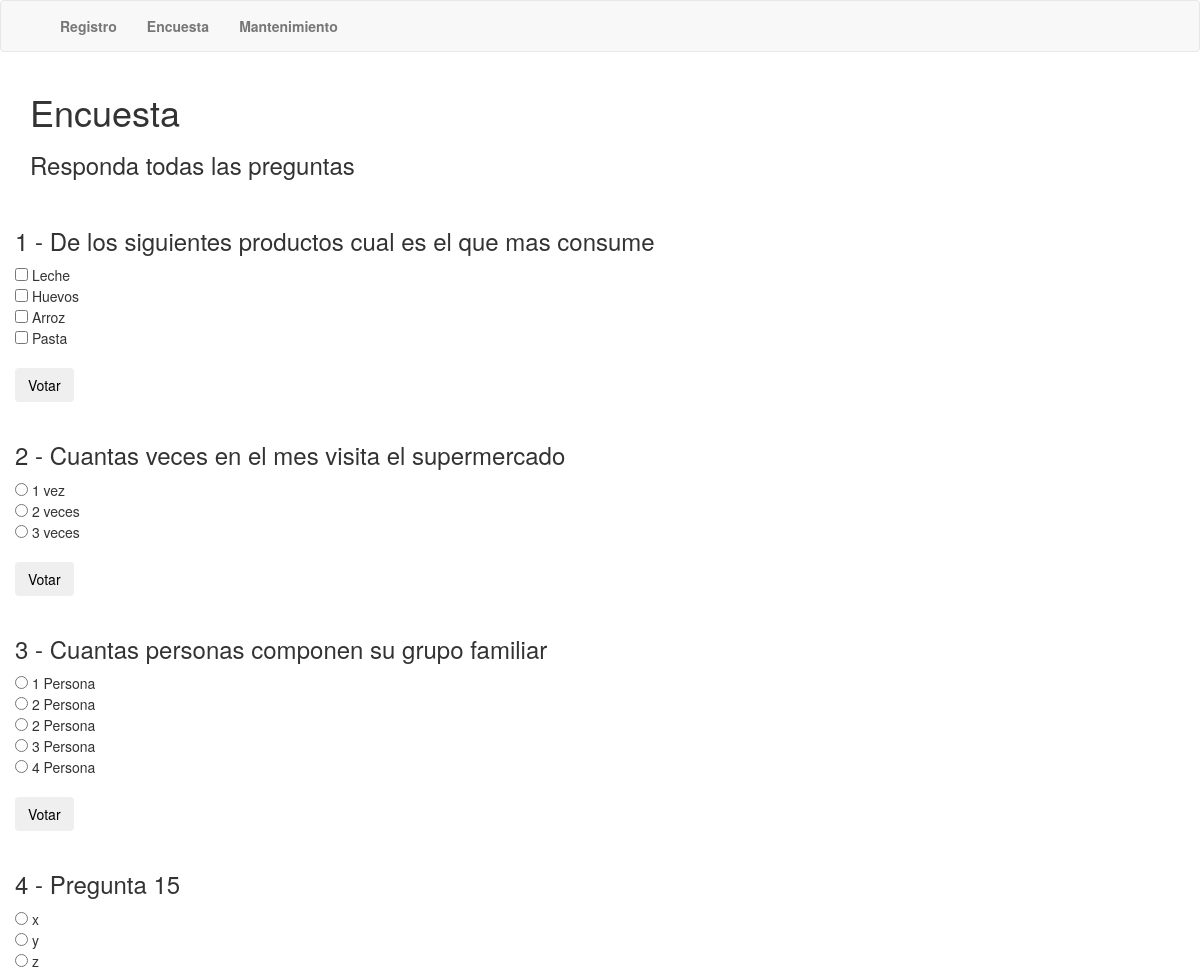
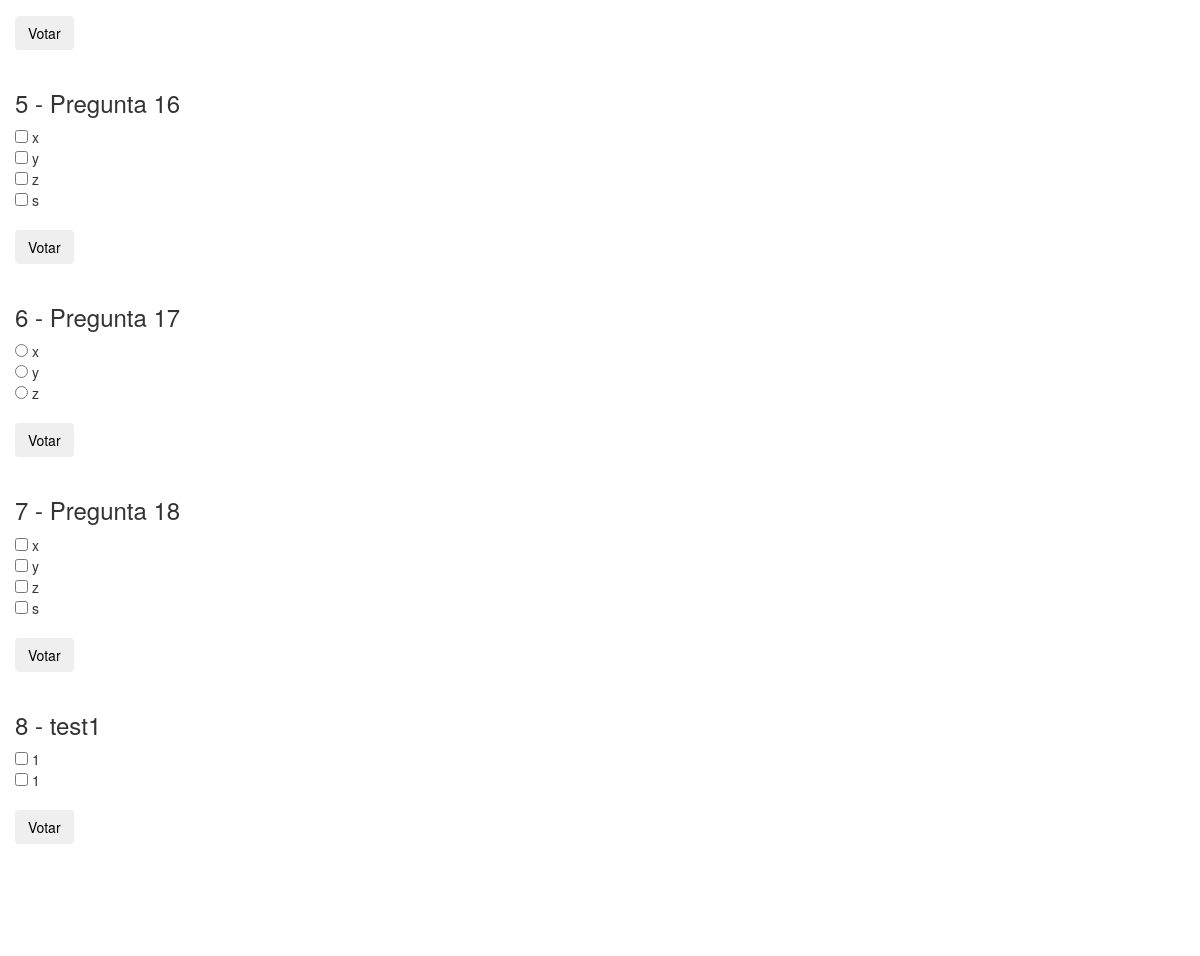
/Encuesta/encuesta.php, run on the app's committed database (2 pictures, top to bottom).
### tables this page shows
CREATE TABLE `preguntas` (
  `ID` smallint(5) UNSIGNED NOT NULL,
  `PREGUNTA` varchar(200) NOT NULL DEFAULT '',
  `TIPO` varchar(10) NOT NULL DEFAULT '',
  `OPCION1` varchar(100) NOT NULL DEFAULT '',
  `OPCION2` varchar(100) NOT NULL DEFAULT '',
  `OPCION3` varchar(100) DEFAULT NULL,
  `OPCION4` varchar(100) DEFAULT NULL,
  `OPCION5` varchar(100) DEFAULT NULL,
  `OPCION6` varchar(100) DEFAULT NULL
);

### Encuesta/encuesta.php (the view, shortened to what this page needs)
<HTML LANG="ES">
<HEAD>
	<Link REL="stylesheet" TYPE="TEXT/css" href="bootstrap/css/bootstrap.min.css">
</HEAD>
<body>
<?php include "navbar.php"; ?>
<div class="container">
	<div class="row">
		<div class="col-md-6">
			<H1>Encuesta</H1>
			<h3>Responda todas las preguntas</h3>
		</div>
	</div>
</div>
<?PHP
$conexion = mysqli_connect ("localhost","root","")
	or die ("No se puede conectar la base de datos");
mysqli_select_db ($conexion, "encuesta")
	or die("No se puede seleccionar la base de datos");
$instruccion = "CALL sp_listar_preguntas();";
$consulta = mysqli_query ($conexion, $instruccion)
	or die("Fallo en la consulta". mysqli_error($conexion));
$nfilas = mysqli_num_rows($consulta);
if($nfilas > 0)
{
	for ($i=1; $i<$nfilas; $i++)
	{
		$resultado = mysqli_fetch_array($consulta);
		print("<FORM action=votar.php method=POST>");
		print("<div class=container>");
		print("<div class=row>
		<br>");
		print ("<H3> " .$i ." - " .$resultado ['PREGUNTA'] . "</H3>");
		if ($resultado['OPCION1'] != "") {
		print ("<input name=" .$resultado ['TIPO'] . " id=" .$resultado ['TIPO'] . " value=1 type=" .$resultado ['TIPO'] . "> " .$resultado ['OPCION1'] . "<br>");
		}
		if ($resultado['OPCION2'] != "") {
		print ("<input name=" .$resultado ['TIPO'] . " id=" .$resultado ['TIPO'] . " value=1 type=" .$resultado ['TIPO'] . "> " .$resultado ['OPCION2'] . "<br>");
		}
		if ($resultado['OPCION3'] != "") {
		print ("<input name=" .$resultado ['TIPO'] . " id=" .$resultado ['TIPO'] . " value=1 type=" .$resultado ['TIPO'] . "> " .$resultado ['OPCION3'] . "<br>");
		}
		if ($resultado['OPCION4'] != "") {
		print ("<input name=" .$resultado ['TIPO'] . " id=" .$resultado ['TIPO'] . " value=1 type=" .$resultado ['TIPO'] . "> " .$resultado ['OPCION4'] . "<br>");
		}
		if ($resultado['OPCION5'] != "") {
		print ("<input name=" .$resultado ['TIPO'] . " id=" .$resultado ['TIPO'] . " value=1 type=" .$resultado ['TIPO'] . "> " .$resultado ['OPCION5'] . "<br>");
		}
		print("<BR><INPUT TYPE=submit class=btn btn-info NAME=enviar VALUE=Votar><BR>");
		print("</form>");
	}
}
else
{
	print("No hay noticias disponibles");
}
?>
</BODY>
</HTML>

### Encuesta/navbar.php (shortened to what this page needs)
<nav class="navbar navbar-default" role="navigation">
<div class="container">
  <div class="navbar-header">
    <a class="navbar-brand" href="./"><b></b></a>
  </div>
  <div class="collapse navbar-collapse navbar-ex1-collapse">
    <ul class="nav navbar-nav">
      <li><a href="./index.php"><b>Registro</b></a></li>
      <li><a href="./encuesta.php"><b>Encuesta</b></a></li>
      <li><a href="./mantenimiento.php"><b>Mantenimiento</b></a></li>
    </ul>
  </div>
</div>
</nav>

### data on the page
preguntas: PREGUNTA "De los siguientes productos cual es el que mas consume", OPCION1 "Leche", OPCION2 "Huevos", OPCION3 "Arroz", OPCION4 "Pasta"
preguntas: PREGUNTA "Cuantas veces en el mes visita el supermercado", OPCION1 "1 vez", OPCION2 "2 veces", OPCION3 "3 veces"
preguntas: PREGUNTA "Cuantas personas componen su grupo familiar", OPCION1 "1 Persona", OPCION2 "2 Persona", OPCION3 "2 Persona", OPCION4 "3 Persona", OPCION5 "4 Persona"
preguntas: PREGUNTA "Pregunta 15", OPCION1 "x", OPCION2 "y", OPCION3 "z"
preguntas: PREGUNTA "Pregunta 16", OPCION1 "x", OPCION2 "y", OPCION3 "z", OPCION4 "s"
preguntas: PREGUNTA "Pregunta 17", OPCION1 "x", OPCION2 "y", OPCION3 "z"
preguntas: PREGUNTA "Pregunta 18", OPCION1 "x", OPCION2 "y", OPCION3 "z", OPCION4 "s"
preguntas: PREGUNTA "test1", OPCION1 "1", OPCION2 "1"
